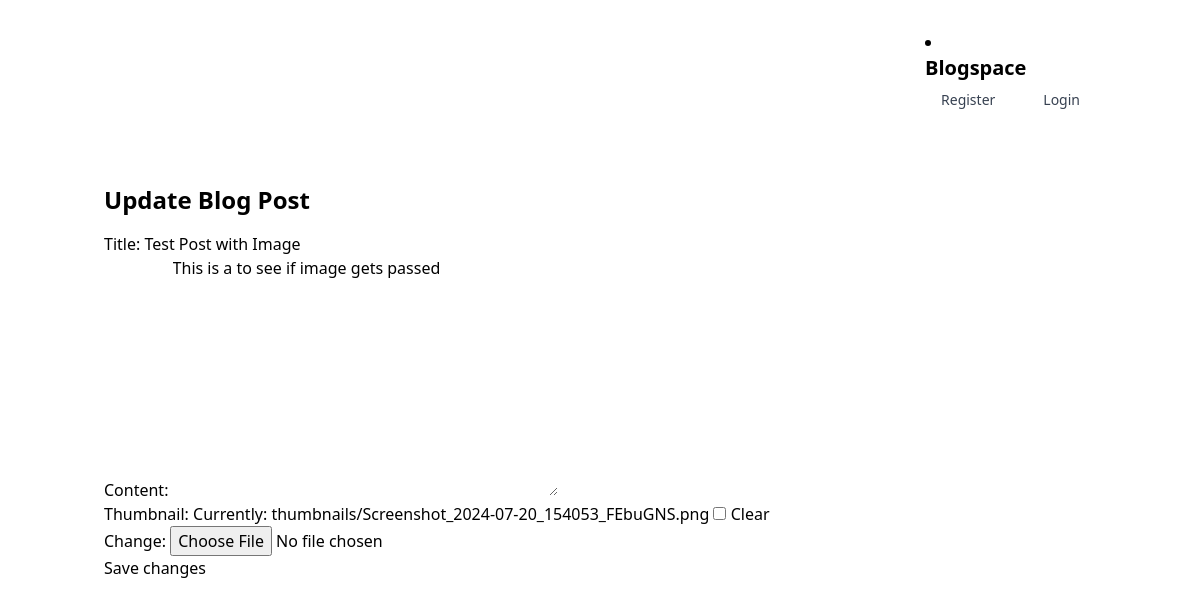
Page /blog/5/update/ on the committed database.
### blog/models.py (models this page shows, shortened)
class Post(models.Model):
    STATUS_CHOICES = (
        ('draft', 'Draft'),
        ('published', 'Published'),
    )
    title = models.CharField(max_length=200)
    slug = models.SlugField(unique=True)
    content = models.TextField()
    status = models.CharField(
        max_length=10,
        choices=STATUS_CHOICES,
        default='draft'
        )
    publish_date = models.DateTimeField(auto_now_add=True)
    author = models.ForeignKey(settings.AUTH_USER_MODEL, on_delete=models.CASCADE)
    on_delete=models.CASCADE
    thumbnail = models.ImageField(
        upload_to='thumbnails/',
        blank=True,
        null=True
        )  # New field for thumbnail

### blog/views.py (the view)
# urls.py: path('<int:post_id>/update/', views.update_blog_post, name='update_blog_post'),
def update_blog_post(request, post_id):
    post = get_object_or_404(Post, pk=post_id)
    if request.method == 'POST':
        form = PostForm(request.POST, instance=post)
        if form.is_valid():
            form.save()
            return redirect('blog:index')  # Redirect to the index page after successful update
    else:
        form = PostForm(instance=post)  # Ensure you're passing the `post` instance here
    return render(request, 'blog/update_blog_post.html', {'form': form, 'post_id': post_id})

### blog/forms.py
class PostForm(forms.ModelForm):
    class Meta:
        model = Post
        fields = ['title', 'content', 'thumbnail']

### templates/blog/update_blog_post.html (shortened to what this page needs)
{% load static %}
<html lang="en">
  <head>
    <link rel="stylesheet" href="{% static 'css/style.css' %}">
    <link rel="stylesheet" href="https://cdnjs.cloudflare.com/ajax/libs/font-awesome/6.0.0-beta3/css/all.min.css">
    <link href="https://cdn.jsdelivr.net/npm/tailwindcss@2.2.19/dist/tailwind.min.css" rel="stylesheet">
    <script src="https://cdn.tailwindcss.com"></script>
    <link rel="stylesheet" href="https://cdnjs.cloudflare.com/ajax/libs/font-awesome/6.0.0-beta3/css/all.min.css">
    <link href="https://cdn.jsdelivr.net/npm/tailwindcss@2.2.19/dist/tailwind.min.css" rel="stylesheet">
    <link rel="stylesheet" href="{% static 'css/style.css' %}">
  </head>
  <body>
    <div x-data="{ isOpen: false }">
      <nav class="bg-white border-gray-200 px-2 sm:px-4 py-2.5 rounded dark:bg-gray-900">
        <div class="container flex flex-wrap items-center justify-between mx-auto">
          <a href="{% url 'blog:index' %}" class="flex items-center">
            <li>
              <a href="{% url 'blog:index' %}" class="flex items-center self-start">
                <span
                  class="self-center text-xl font-semibold whitespace-nowrap
                    dark:text-white"
                  >
                  Blogspace
                </span>
              </a>
              <div class="hidden md:flex space-x-4">
                {% if user.is_authenticated %}
                <a
                  href="{% url 'blog:my_posts' %}"
                  class="block px-4 py-2 text-sm text-gray-700
                    hover:bg-gray-100 hover:text-gray-900
                    dark:text-gray-200 dark:hover:bg-gray-700
                    dark:hover:text-gray-100"
                  role="menuitem"
                >
                    My Blogs
                </a>
                <a
                  href="{% url 'blog:create_blog_post' %}"
                  class="block px-4 py-2 text-sm text-gray-700
                    hover:bg-gray-100 hover:text-gray-900
                    dark:text-gray-200 dark:hover:bg-gray-700
                    dark:hover:text-gray-100"
                  role="menuitem"
                >
                    Post Blog
                </a>
                <a
                  href="{% url 'blog:profile' %}"
                  class="block px-4 py-2 text-sm text-gray-700
                    hover:bg-gray-100 hover:text-gray-900
                    dark:text-gray-200 dark:hover:bg-gray-700
                    dark:hover:text-gray-100"
                  role="menuitem"
                  >
                    Profile
                </a>
                <a
                  href="{% url 'blog:logout' %}"
                  class="block px-4 py-2 text-sm text-gray-700
                    hover:bg-gray-100 hover:text-gray-900 dark:text-gray-200
                    dark:hover:bg-gray-700 dark:hover:text-gray-100"
                  role="menuitem"
                  >
                    Logout
                </a>
                {% else %}
                <a
                  href="{% url 'blog:register' %}"
                  class="block px-4 py-2 text-sm text-gray-700
                    hover:bg-gray-100 hover:text-gray-900 dark:text-gray-200
                    dark:hover:bg-gray-700 dark:hover:text-gray-100"
                  role="menuitem"
                >
                    Register
                </a>
                <a
                  href="{% url 'blog:login' %}"
                  class="block px-4 py-2 text-sm text-gray-700
                    hover:bg-gray-100 hover:text-gray-900 dark:text-gray-200
                    dark:hover:bg-gray-700 dark:hover:text-gray-100"
                  role="menuitem"
                >
                    Login
                </a>
                {% endif %}
              </div>
            </li>
        </div>
      </nav>
    </div>
    <main class="container mx-auto py-4">
      <h1 class="text-2xl font-bold">Update Blog Post</h1>
      <form
        action="{% url 'blog:update_blog_post' post_id %}"
        method="POST"
        class="mt-4"
      >
        {% block content %}
        {{ form.as_p }}
        <button type="submit" class="btn btn-primary">Save changes</button>
        {% endblock %}
      </form>
    </main>
    </body>
</html>

### static/css/style.css (style rules this page uses)
.container { max-width: 1200px; margin-top: 20px; margin-bottom: 20px; margin-left: auto; margin-right: auto; padding-left: 1rem; padding-right: 1rem; }
.text-2xl { font-size: 1.5rem; }
.font-bold { font-weight: 700; }
.flex { display: flex; }
.justify-between { justify-content: space-between; }
.items-center { align-items: center; }
.px-4 { padding-left: 1rem; padding-right: 1rem; }
.py-4 { padding-top: 1rem; padding-bottom: 1rem; }
.container { width: 100%; margin-left: auto; margin-right: auto; padding-left: 1rem; padding-right: 1rem; }
.mx-auto { margin-left: auto; margin-right: auto; }
.text-xl { font-size: 1.25rem; }
.font-semibold { font-weight: 600; }
.text-gray-700 { color: #4b5563; }

### rows in the picture
Post: title "Test Post with Image", content "This is a to see if image gets passed"
